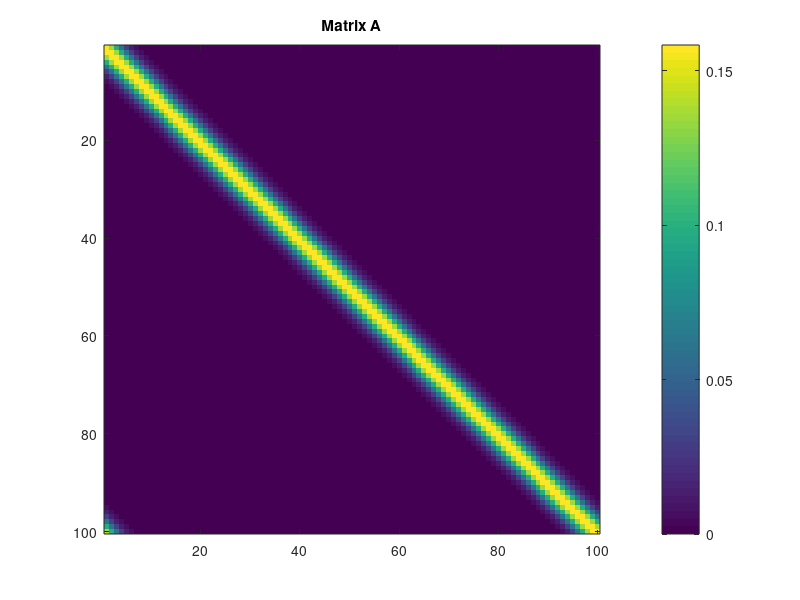
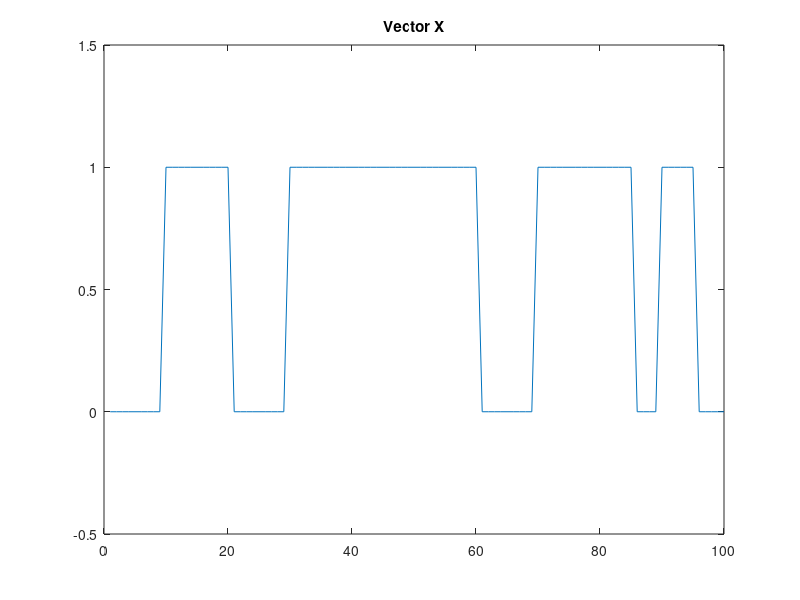
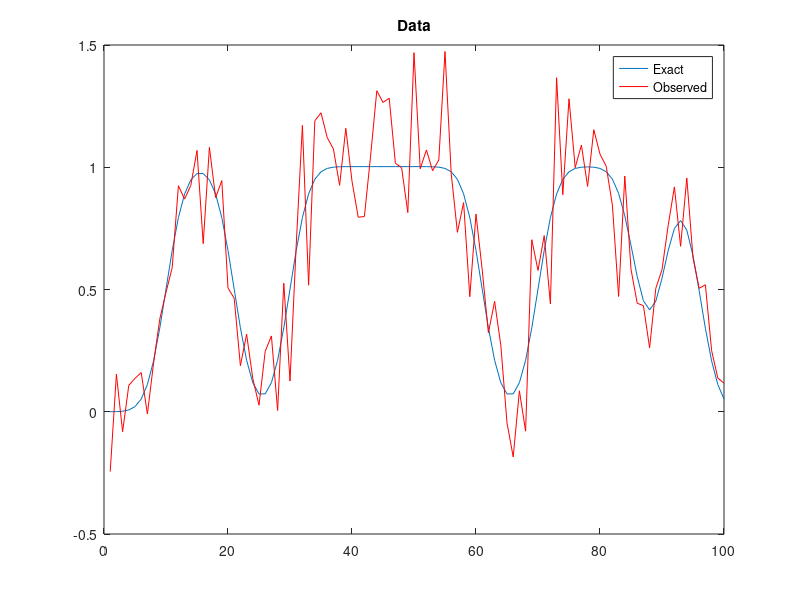
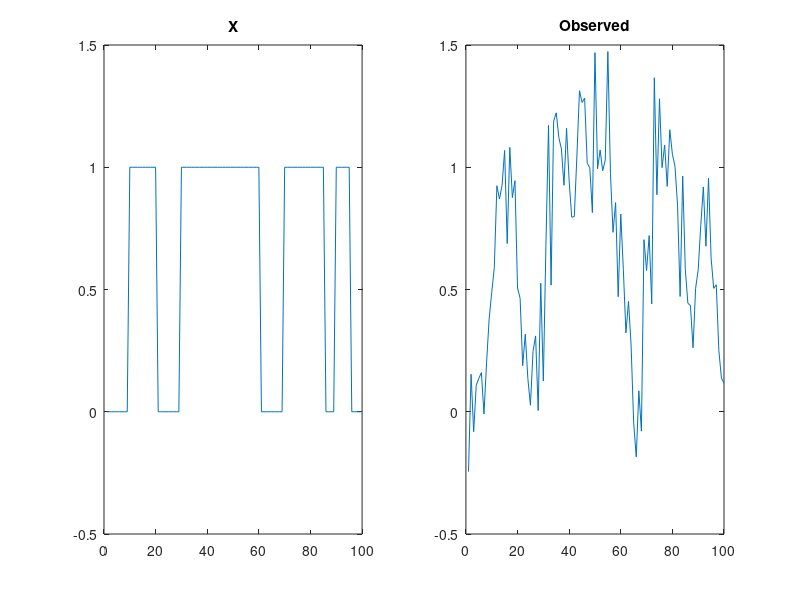

Write MATLAB code to recreate these figures, in order. (Note: this script raises an error after producing the figures.)
%% Binary Signal Recovery
% Computational Inverse Problems, Math 076 (Summer 2023)
% Carter Kruse

clearvars;

% Reproducibility
rng('Default');

% Each computational section will build on the previous. When MATLAB
% specific code is given, tools such as ChatGPT or other
% language-conversion programs may be used to translate the code into a
% different coding language.

%% Model 2) Convolution Matrix

% Let N = 100.
N = 100;

%% Set-Up
% Generate a matrix 'A' in R^{N x N} such that 'A' is a matrix that
% represents a Gaussian blur.

% Factor inversely proportional to standard deviation of Gaussian (normal 
% distribution) used for blur.
alpha = 20;

% Blur Vector
blur_vector = fftshift(gausswin(N, alpha));

% Initialize Blurring Matrix
A = zeros(N);

for i = 1:N
    A(i,:) = circshift(blur_vector, i - 1, 1); % Build columns of 'A'.
    if i < N / 2
        A(i, N / 2 + i : N) = 0;
    elseif i > N / 2
        A(i, 1 : N / 2 - i) = 0;
    end
end

% Normalize A
A = A ./ norm(A, 2);

%% SVD
% Compute the SVD of 'A'.

% Singular Value Decomposition
[U, S, V] = svd(A);

% Display Values
% disp(U);
% disp(S);
% disp(V);

%% Condition Number
% Compute the condition number of 'A'.

% Using the built-in function that computes the condition number.
disp(cond(A));

% Visualizing the matrix.
figure;
imagesc(A);
colorbar;

% Title
title('Matrix A');

%% Data Signal
% Generate a vector 'x' using the following code.

x = zeros(N, 1);
x(10:20) = 1;
x(30:60) = 1;
x(70:85) = 1;
x(90:95) = 1;

% This should result in an 'x' that is piecewise-constant.

% Plot
figure;
plot(x);

% Title
title('Vector X');

% Limits
ylim([-0.5 1.5]);

%% Computation
% Compute the data vector 'b', according to 'b = Ax + ε', where 'ε' is Gaussian 
% white noise with standard deviation 'η = 1'.

% Additive Gaussian Noise
eta = 0.2; epsilon = eta * randn(N, 1);

% Compute Forward Problem
b_exact = A * x;

% Add Noise
b = b_exact + epsilon;

% Display Values
% disp(b);

% Plot
figure;
plot(b_exact);

% Title
title('Data');

hold on;
    plot(b, 'r');
hold off;

legend('Exact', 'Observed')

%% Plots

figure;

subplot(1, 2, 1);
plot(x);

% Title
title('X');

% Limits
ylim([-0.5 1.5]);

subplot(1, 2, 2);
plot(b);

% Title
title('Observed');

%% Least Squares
% Compute the least squares solution 'x_ls'.

x_ls = A \ b;
% x_ls = inv(A' * A) * A' * b;

% Display Values
disp(x_ls);

% Plot
figure;
plot(x_ls);

% Title
title('Least Squares');

% This is NOT close to the true solution 'x', which is a result of the noise
% introduced to the forward/inverse problem.

% It is reasonable to expect this kind of result because the matrix 'A' is
% ill-conditioned, as indicated by the condition number.

% This means that the matrix 'A' is nearly singular, and thus the effect of 
% noise/error is amplified when solving linear systems.

%% Plot SVD

figure;
plot(log(diag(S)), '*');

% Title
title('Picard Log Plot');

% Multiple Plots
hold on;
    plot(log(abs(U' * b)), 'o');
    plot(log(abs(U' * b) ./ diag(S)), 'x');
hold off;

% Legend
legend('\sigma_i', '|u_i^Tb|','|u_i^Tb| / \sigma_i', 'location', 'northwest');

%% Truncated SVD
% Aim: To arrive at a more reasonable solution to the inverse problem.
% The least squares solution 'x_ls' can be expressed in terms of SVD.

% Maximum Singular Value
max_sigma = 20;

% Initialize (Solution) Vector
x_tr = zeros(size(x));

% Apply Truncated SVD
for i = 1:max_sigma
    x_tr = x_tr + (U(:,i).' * b) / S(i, i) * V(:,i);
end

% Display Values
% disp(reconstruct)

% Plot
figure;
plot(x_tr);

% Title
title('Truncated SVD');

%% Tikhonov (L2) Regularization
% Compute the L-Curve for the Tikhonov regularization problem with these
% variables. Use the maximum of the curvature plot to find a near-optimal
% value for 'λ'.

% Number of lambda samples to try.
num_lambda = 1000;

% Perturbation Errors
pert_error = zeros(num_lambda, 1);

% Bias Errors
bias_error = zeros(num_lambda, 1);

% Create a logspace of all of the lambdas to try.
lambda = logspace(-5, 2, num_lambda);

% Curvature
c_hat = zeros(num_lambda, 1);

% Apply Update Algorithm
for i = 1:num_lambda
    reconstruct = (A' * A + lambda(i)^2 * eye(N)) \ A' * b;
    pert_error(i) = norm(A * reconstruct - b, 2)^2;
    bias_error(i) = norm(reconstruct, 2)^2;
    
    z_lambda = (A' * A + lambda(i)^2 * eye(N)) \ A' * (A * reconstruct - b);
    bias_der = 4 / lambda(i) * reconstruct' * z_lambda;
    
    numerator = lambda(i)^2 * bias_der * pert_error(i) + 2 * lambda(i) * ...
        bias_error(i) * pert_error(i) + lambda(i)^4 * bias_error(i) * bias_der;
    denominator = (lambda(i)^2 * bias_error(i)^2 + pert_error(i)^2)^(3/2);
    c_hat(i) = 2 * bias_error(i) * pert_error(i) / bias_der * numerator / denominator;
end

%% Plot L-Curve

figure;

% Subplot
subplot(1, 2, 1);
plot(1 / 2 * log10(pert_error), 1 / 2 * log10(bias_error));

% Title
title('L Curve');

% Labels
xlabel('LOG Residual Norm');
ylabel('LOG Solution Norm');

% Subplot
subplot(1, 2, 2);
plot(log10(lambda), c_hat);

% Labels
xlabel('LOG Lambda');
ylabel('Curvature');

%% Optimal 'λ' Value

% For the optimal 'λ' value, just look at the curvature plot to see which 'λ' 
% produced the largest value.
[argvalue, argmax] = max(c_hat);
lambda = lambda(argmax);

% Display Values
disp(lambda);

%% Compute Tikhonov Solution

% Compute the Tikhonov solution 'x_{L2}' to this problem using the optimal 
% 'λ' found previously.
x_L2 = (A' * A + lambda^2 * eye(N)) \ A' * b;

% Plot
figure;
plot(x_L2);

% Title
title('Tikhonov/Ridge (L2) Solution');

%% L1 Regularization

% Create the sparsifying transform matrix 'L' using the following code.
L = -2 * eye(N) + diag(ones(N - 1, 1), 1) + diag(ones(N - 1, 1), -1);

% This matrix acts as a second derivative operator. Compute 'Lx' using the
% ground truth 'x' and plot the result.
value = L * x;

% Plot
figure;
plot(value);

% Title
title("2^{nd} Derivative Operator");

% We find that the result (displayed in the plot) represents a vector that
% is sparse in nature.

% This is the case as the the matrix 'L' acts as a 2nd derivative
% operator and 'x' is piecewise-linear. Thus, the 'spikes' displayed in the
% plot represent points where 'x' is discontinuous (i.e. the 2nd derivative
% is not equal to zero).

%% Compute L1 Solution
% Let 's' in R^n such that 'x = L^{-1} s'. Using 'λ = 0.0001', find the solution
% 's_{L1}' to the following L1 regularization problem:

% s_{L1} = min_{s} norm{A L^{-1} s - b}_2^2 + λ norm{s}_1

% Compute 'x_{L1} = L^{-1} s_{L1}', using the 'lasso' function in MATLAB.
% The value 's_{L1}' is sparse, and 'x_L1' is recovered from this.
x_L1 = L \ lasso(A / L, b, 'Lambda', 0.0001);

% Plot
figure;
plot(x_L1);

% Title
title('Lasso (L1) Solution');

%% Plots

figure;

plot(x, 'k');

hold on;
    plot(x_ls, 'r')
    plot(x_tr, 'b');
    plot(x_L2, 'g');
    plot(x_L1, 'm');
hold off;

lgd = legend('X', 'Least Squares', 'Truncated SVD', 'L2', 'L1', 'location', 'northwest');
fontsize(lgd, 8, 'Points');

%% Plots

figure;

plot(x, 'k');

hold on;
    plot(x_tr, 'b');
    plot(x_L2, 'g');
    plot(x_L1, 'm');
hold off;

ylim([-2 3]);

lgd = legend('X', 'Truncated SVD', 'L2', 'L1');
fontsize(lgd, 8, 'Points');

%% Save Results
filename = "model_2.mat";
save(filename);
